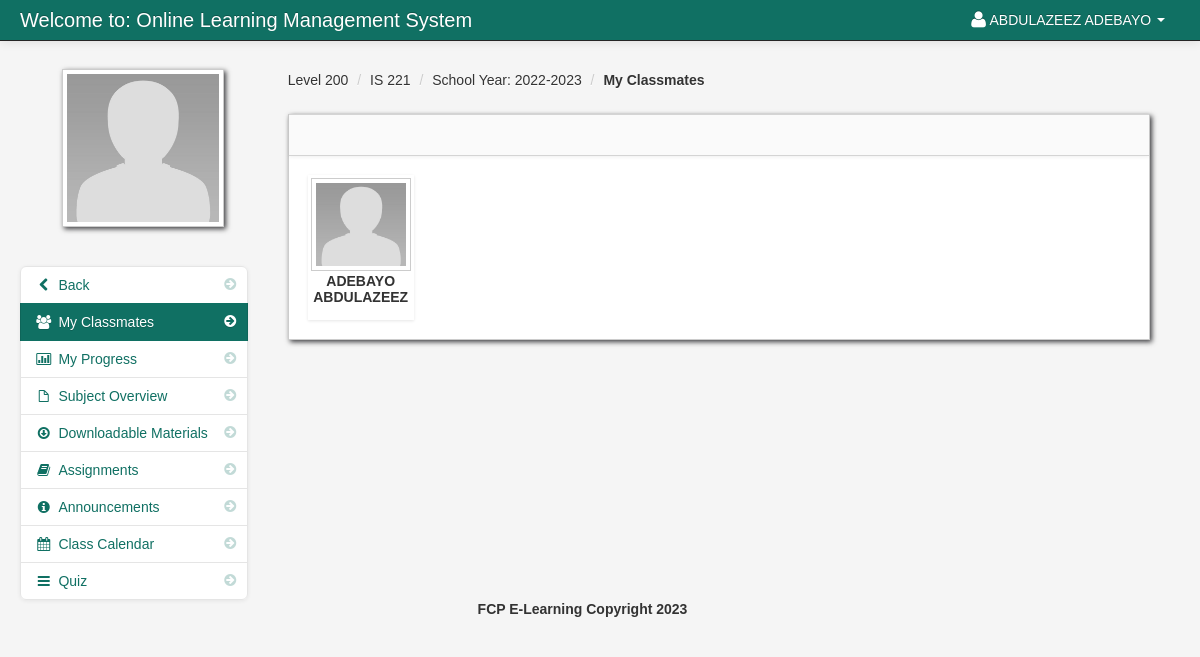
The app's page /my_classmates.php?id=190 (signed in) with its own data.
### tables this page shows
CREATE TABLE `student` (
  `student_id` int(11) NOT NULL,
  `firstname` varchar(100) NOT NULL,
  `lastname` varchar(100) NOT NULL,
  `class_id` int(11) NOT NULL,
  `username` varchar(100) NOT NULL,
  `password` varchar(100) NOT NULL,
  `location` varchar(100) NOT NULL,
  `status` varchar(100) NOT NULL
);

CREATE TABLE `class` (
  `class_id` int(11) NOT NULL,
  `class_name` varchar(100) NOT NULL
);

CREATE TABLE `subject` (
  `subject_id` int(11) NOT NULL,
  `subject_code` varchar(100) NOT NULL,
  `subject_title` varchar(100) NOT NULL,
  `category` varchar(100) NOT NULL,
  `description` longtext NOT NULL,
  `unit` int(11) NOT NULL,
  `Pre_req` varchar(100) NOT NULL,
  `semester` varchar(100) NOT NULL
);

CREATE TABLE `teacher_class` (
  `teacher_class_id` int(11) NOT NULL,
  `teacher_id` int(11) NOT NULL,
  `class_id` int(11) NOT NULL,
  `subject_id` int(11) NOT NULL,
  `thumbnails` varchar(100) NOT NULL,
  `school_year` varchar(100) NOT NULL
);

CREATE TABLE `teacher_class_student` (
  `teacher_class_student_id` int(11) NOT NULL,
  `teacher_class_id` int(11) NOT NULL,
  `student_id` int(11) NOT NULL,
  `teacher_id` int(11) NOT NULL
);

### session.php (called while the page is built, shortened)
<?php
$session_id=$_SESSION['id'];
?>

### my_classmates.php (the view, shortened to what this page needs)
<?php include('header_dashboard.php'); ?>
<?php include('session.php'); ?>
<?php $get_id = $_GET['id']; ?>
    <body>
		<?php include('navbar_student.php'); ?>
        <div class="container-fluid">
            <div class="row-fluid">
				<?php include('my_classmates_link.php'); ?>
                <div class="span9" id="content">
                     <div class="row-fluid">
					<?php $query = mysqli_query($conn,"select * from teacher_class_student
					LEFT JOIN teacher_class ON teacher_class.teacher_class_id = teacher_class_student.teacher_class_id
					JOIN class ON class.class_id = teacher_class.class_id
					JOIN subject ON subject.subject_id = teacher_class.subject_id
					where student_id = '$session_id'
					")or die(mysqli_error());
					$row = mysqli_fetch_array($query);
					?>
					     <ul class="breadcrumb">
							<li><a href="#"><?php echo $row['class_name']; ?></a> <span class="divider">/</span></li>
							<li><a href="#"><?php echo $row['subject_code']; ?></a> <span class="divider">/</span></li>
							<li><a href="#">School Year: <?php echo $row['school_year']; ?></a> <span class="divider">/</span></li>
							<li><a href="#"><b>My Classmates</b></a></li>
						</ul>
                        <div id="block_bg" class="block">
                            <div class="navbar navbar-inner block-header">
                            </div>
                            <div class="block-content collapse in">
                                <div class="span12">
									<ul	 id="da-thumbs" class="da-thumbs">
										    <?php
														$my_student = mysqli_query($conn,"SELECT *
														FROM teacher_class_student
														LEFT JOIN student ON student.student_id = teacher_class_student.student_id
														INNER JOIN class ON class.class_id = student.class_id where teacher_class_id = '$get_id' order by lastname ")or die(mysqli_error());
														while($row = mysqli_fetch_array($my_student)){
														$id = $row['teacher_class_student_id'];
														?>
											<li id="del<?php echo $id; ?>">
												<a  class="classmate_cursor" href="#">
														<img id="student_avatar_class" src ="admin/<?php echo $row['location'] ?>" width="124" height="140" class="img-polaroid">
												</a>
												<p class="class"><?php echo $row['lastname'];?></p>
												<p class="subject"><?php echo $row['firstname']; ?></p>
											</li>
									<?php } ?>
									</ul>
                                </div>
                            </div>
                        </div>
                    </div>
                </div>
            </div>
		<?php include('footer.php'); ?>
        </div>
		<?php include('script.php'); ?>
    </body>
</html>

### navbar_student.php (shortened to what this page needs)
<div class="navbar navbar-fixed-top navbar-inverse">
        <div class="navbar-inner">
            <div class="container-fluid">
                <a class="brand" href="#">Welcome to: Online Learning Management System</a>
					<div class="nav-collapse collapse">
						<ul class="nav pull-right">
							<?php $query= mysqli_query($conn,"select * from student where student_id = '$session_id'")or die(mysqli_error());
									$row = mysqli_fetch_array($query);
							?>
							<li class="dropdown">
								<a href="#" role="button" class="dropdown-toggle" data-toggle="dropdown"> <i class="icon-user icon-large"></i><?php echo $row['firstname']." ".$row['lastname'];  ?> <i class="caret"></i></a>
							</li>
						</ul>
					</div>
            </div>
        </div>
</div>

### my_classmates_link.php (shortened to what this page needs)
<div class="span3" id="sidebar">
	<img id="avatar" src="admin/<?php echo $row['location']; ?>" class="img-polaroid">
		<ul class="nav nav-list bs-docs-sidenav nav-collapse collapse">
				<li class=""><a href="dashboard_student.php"><i class="icon-chevron-right"></i><i class="icon-chevron-left"></i>&nbsp;Back</a></li>
				<li class="active"><a href="my_classmates.php<?php echo '?id='.$get_id; ?>"><i class="icon-chevron-right"></i><i class="icon-group"></i>&nbsp;My Classmates</a></li>
				<li class=""><a href="progress.php<?php echo '?id='.$get_id; ?>"><i class="icon-chevron-right"></i><i class="icon-bar-chart"></i>&nbsp;My Progress</a></li>
				<li class=""><a href="subject_overview_student.php<?php echo '?id='.$get_id; ?>"><i class="icon-chevron-right"></i><i class="icon-file"></i>&nbsp;Subject Overview</a></li>
				<li class=""><a href="downloadable_student.php<?php echo '?id='.$get_id; ?>"><i class="icon-chevron-right"></i><i class="icon-download"></i>&nbsp;Downloadable Materials</a></li>
				<li class=""><a href="assignment_student.php<?php echo '?id='.$get_id; ?>"><i class="icon-chevron-right"></i><i class="icon-book"></i>&nbsp;Assignments</a></li>
				<li class=""><a href="announcements_student.php<?php echo '?id='.$get_id; ?>"><i class="icon-chevron-right"></i><i class="icon-info-sign"></i>&nbsp;Announcements</a></li>
				<li class=""><a href="class_calendar_student.php<?php echo '?id='.$get_id; ?>"><i class="icon-chevron-right"></i><i class="icon-calendar"></i>&nbsp;Class Calendar</a></li>
				<li class=""><a href="student_quiz_list.php<?php echo '?id='.$get_id; ?>"><i class="icon-chevron-right"></i><i class="icon-reorder"></i>&nbsp;Quiz</a></li>
		</ul>
</div>

### admin/assets/styles.css (style rules this page uses)
body { padding-top: 60px; padding-bottom: 40px; background-color: #f5f5f5; }
#content { margin-left: 0px; }
.breadcrumb { margin: 0 0 0px; padding: 10px 0px; background-color: transparent; }
.block { background: url("../images/pixel-60fff.png") repeat scroll 0 0 rgba(0, 0, 0, 0) !important; border: 1px solid #ccc; background: white; margin: 1em 0em; border-top: none; -webkit-box-shadow: 2px 2px 5px rgba(0, 0, 6, 0.75); -moz-box-shadow: 2px 2px 5px rgba(0, 0, 6, 0.75); box-shadow: 2px 2px 5px rgba(0, 0, 6, 0.75); }
.block-content { margin: 1em; min-height: 0.25em; }
.block-header { margin-bottom: 0px; border-right: none; border-left: none; -webkit-border-radius: 0px; -moz-border-radius: 0px; border-radius: 0px; }
.bs-docs-sidenav { max-width: 228px; margin: 30px 0 0; padding: 0; background-color: #fff; -webkit-border-radius: 6px; -moz-border-radius: 6px; border-radius: 6px; -webkit-box-shadow: 0 1px 4px rgba(0, 0, 0, 0.065); -moz-box-shadow: 0 1px 4px rgba(0, 0, 0, 0.065); box-shadow: 0 1px 4px rgba(0, 0, 0, 0.065); }
.bs-docs-sidenav > li > a { display: block; width: 190px \9; margin: 0 0 -1px; padding: 8px 14px; border: 1px solid #e5e5e5; }
.bs-docs-sidenav > li:first-child > a { -webkit-border-radius: 6px 6px 0 0; -moz-border-radius: 6px 6px 0 0; border-radius: 6px 6px 0 0; }
.bs-docs-sidenav > li:last-child > a { -webkit-border-radius: 0 0 6px 6px; -moz-border-radius: 0 0 6px 6px; border-radius: 0 0 6px 6px; }
.bs-docs-sidenav > .active > a { position: relative; z-index: 2; padding: 9px 15px; border: 0; text-shadow: 0 1px 0 rgba(0, 0, 0, 0.15); -webkit-box-shadow: inset 1px 0 0 rgba(0, 0, 0, 0.1), inset -1px 0 0 rgba(0, 0, 0, 0.1); -moz-box-shadow: inset 1px 0 0 rgba(0, 0, 0, 0.1), inset -1px 0 0 rgba(0, 0, 0, 0.1); box-shadow: inset 1px 0 0 rgba(0, 0, 0, 0.1), inset -1px 0 0 rgba(0, 0, 0, 0.1); }
.bs-docs-sidenav .icon-chevron-right { float: right; margin-top: 2px; margin-right: -6px; opacity: 0.25; }
.bs-docs-sidenav .active .icon-chevron-right, .bs-docs-sidenav .active a:hover .icon-chevron-right { opacity: 1; }

### admin/assets/style.css (style rules this page uses)
.da-thumbs { float: left; list-style: none outside none; margin: 0; padding: 0; position: relative; }
.da-thumbs li { float: left; margin: 5px; padding: 3px; position: relative; box-shadow: 0 1px 3px rgba(0,0,0,0.1); }
.da-thumbs li a, .da-thumbs li a img { display: block; position: relative; }
.da-thumbs li a { overflow: hidden; }
.class { font-family: helvetica !important; font-weight: bold; text-align: center; }
.subject { font-family: helvetica !important; font-weight: bold; text-align: center; margin-top: -14px; }

### records on screen
student: firstname "ABDULAZEEZ", lastname "ADEBAYO", location (placeholder picture)
class: class_name "Level 200"
subject: subject_code "IS 221"
teacher_class: school_year "2022-2023"
teacher_class_student: student.location (placeholder picture), student.lastname "ADEBAYO", student.firstname "ABDULAZEEZ"
